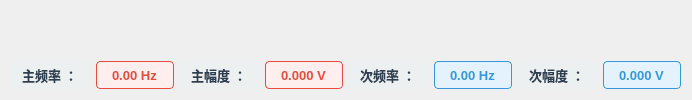
            <widget class="QWidget" name="page_9">
             <layout class="QHBoxLayout" name="horizontalLayout_8">
              <item>
               <layout class="QVBoxLayout" name="verticalLayout_3" stretch="3,0">
                <item>
                 <widget class="QCustomPlot" name="customPlot_spectrum" native="true"/>
                </item>
                <item>
                 <layout class="QHBoxLayout" name="horizontalLayout_9">
                  <item>
                   <widget class="QLabel" name="spectrum_freq_label">
                    <property name="styleSheet">
                     <string notr="true">QLabel {
    color: #2c3e50;
    font-size: 13px;
    font-weight: 600;
    padding: 4px 8px;
    background-color: #ecf0f1;
    border-radius: 4px;
}</string>
                    </property>
                    <property name="text">
                     <string>主频率 ：</string>
                    </property>
                   </widget>
                  </item>
                  <item>
                   <widget class="QLabel" name="label">
                    <property name="styleSheet">
                     <string notr="true">QLabel {
    color: #e74c3c;
    font-size: 13px;
    font-weight: 700;
    padding: 4px 12px;
    background-color: #fee;
    border: 1px solid #e74c3c;
    border-radius: 4px;
}</string>
                    </property>
                    <property name="text">
                     <string>0.00 Hz</string>
                    </property>
                   </widget>
                  </item>
                  <item>
                   <widget class="QLabel" name="spectrum_amp_label">
                    <property name="styleSheet">
                     <string notr="true">QLabel {
    color: #2c3e50;
    font-size: 13px;
    font-weight: 600;
    padding: 4px 8px;
    background-color: #ecf0f1;
    border-radius: 4px;
}</string>
                    </property>
                    <property name="text">
                     <string>主幅度 ：</string>
                    </property>
                   </widget>
                  </item>
                  <item>
                   <widget class="QLabel" name="label_2">
                    <property name="styleSheet">
                     <string notr="true">QLabel {
    color: #e74c3c;
    font-size: 13px;
    font-weight: 700;
    padding: 4px 12px;
    background-color: #fee;
    border: 1px solid #e74c3c;
    border-radius: 4px;
}</string>
                    </property>
                    <property name="text">
                     <string>0.000 V</string>
                    </property>
                   </widget>
                  </item>
                  <item>
                   <widget class="QLabel" name="spectrum_second_freq_label">
                    <property name="styleSheet">
                     <string notr="true">QLabel {
    color: #2c3e50;
    font-size: 13px;
    font-weight: 600;
    padding: 4px 8px;
    background-color: #ecf0f1;
    border-radius: 4px;
}</string>
                    </property>
                    <property name="text">
                     <string>次频率 ：</string>
                    </property>
                   </widget>
                  </item>
                  <item>
                   <widget class="QLabel" name="label_3">
                    <property name="styleSheet">
                     <string notr="true">QLabel {
    color: #3498db;
    font-size: 13px;
    font-weight: 700;
    padding: 4px 12px;
    background-color: #e3f2fd;
    border: 1px solid #3498db;
    border-radius: 4px;
}</string>
                    </property>
                    <property name="text">
                     <string>0.00 Hz</string>
                    </property>
                   </widget>
                  </item>
                  <item>
                   <widget class="QLabel" name="spectrum_second_amp_label">
                    <property name="styleSheet">
                     <string notr="true">QLabel {
    color: #2c3e50;
    font-size: 13px;
    font-weight: 600;
    padding: 4px 8px;
    background-color: #ecf0f1;
    border-radius: 4px;
}</string>
                    </property>
                    <property name="text">
                     <string>次幅度 ：</string>
                    </property>
                   </widget>
                  </item>
                  <item>
                   <widget class="QLabel" name="label_4">
                    <property name="styleSheet">
                     <string notr="true">QLabel {
    color: #3498db;
    font-size: 13px;
    font-weight: 700;
    padding: 4px 12px;
    background-color: #e3f2fd;
    border: 1px solid #3498db;
    border-radius: 4px;
}</string>
                    </property>
                    <property name="text">
                     <string>0.000 V</string>
                    </property>
                   </widget>
                  </item>
                 </layout>
                </item>
               </layout>
              </item>
             </layout>
            </widget>
